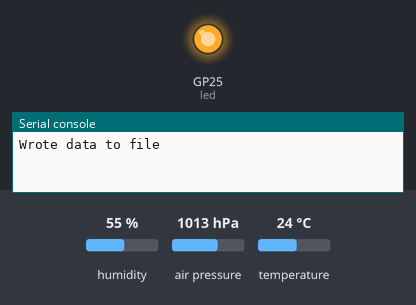
Bench run of a program on a simulated Raspberry Pi Pico running MicroPython. On the bench: output pins drawn as LEDs (lit = HIGH), the last lines printed to the serial console. Inputs (shaded band) come from the test bench; at power-on: humidity 55 %, air pressure 1013 hPa, temperature 24 °C. WiFi joins after 1.5 s; the clock reads 2024-03-15 10:24:30 at power-on unless the program sets it; files the program writes start out absent; threads take turns every 2 ms.

Above: at 5.0 s.
At 11.1 s:
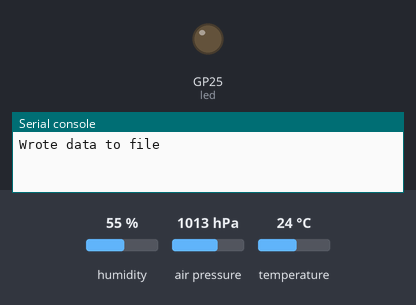
Timing chart, 0 to 17.7 s (numbered marks = the images above):
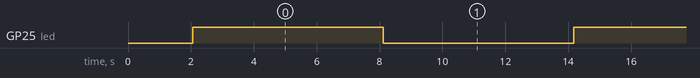

Measured:
- by itself, GP25 (led): alternates HIGH for 6.1 s and LOW for 6.1 s

The program:

date_threaded.py
```python
#logbme280_threaded.py
from machine import Pin, I2C
from time import sleep
import bme280
import utime
#import led_w
import machine
import _thread
import network
import socket
import time
import struct
from machine import Pin
import simple_ntp
from secret import ssid, password


spi_sck=machine.Pin(2)
spi_tx=machine.Pin(3)
spi_rx=machine.Pin(4)
spi=machine.SPI(0,baudrate=100000,sck=spi_sck, mosi=spi_tx, miso=spi_rx)

#initialise I2C
i2c=I2C(0,sda=Pin(0), scl=Pin(1), freq=400000)

led = machine.Pin("LED", machine.Pin.OUT)


'''
led = Pin("LED", Pin.OUT)

hour_pins = [machine.Pin(0), machine.Pin(1), machine.Pin(2), machine.Pin(3), machine.Pin(4)]
minute_pins = [machine.Pin(5), machine.Pin(6), machine.Pin(7), machine.Pin(8), machine.Pin(9)]
second_pins = [machine.Pin(10), machine.Pin(11), machine.Pin(12), machine.Pin(13), machine.Pin(14)]


led = machine.Pin("LED", machine.Pin.OUT)
'''
wlan = network.WLAN(network.STA_IF)
wlan.active(True)
wlan.connect(ssid, password)

max_wait = 10
while max_wait > 0:
    if wlan.status() < 0 or wlan.status() >= 3:
        break
    max_wait -= 1
    print('waiting for connection...')
    time.sleep(1)

if wlan.status() != 3:
    raise RuntimeError('network connection failed')
else:
    print('connected')
    status = wlan.ifconfig()
    print( 'ip = ' + status[0] )

led.on()
simple_ntp.set_time()
print(time.localtime())
led.off()


# define function to handle the first core (Core 1)
def first_core_function():
    while True:
        bme = bme280.BME280(i2c=i2c)
        temp = bme.values[0]
        pressure = bme.values[1]
        humidity = bme.values[2]
        reading = 'Temperature: ' + temp + '. Humidity: ' + humidity + '. Pressure: ' + pressure
        shortreading = ','+temp +','+ humidity + ','+pressure
        print(reading)
        data_file = open("MyData.txt","a")
        data_file.write(str(utime.localtime()) +shortreading + '\n')
        data_file.close()
        print("Wrote data to file\n")
        led.toggle()
        sleep(6)

# define function to handle the second core (Core 2)
def second_core_function():
    while True:
        bme = bme280.BME280(i2c=i2c)
        temp = bme.values[0]
        spi.write('\x7C')
        spi.write('\x2D')
        out_string = "Temp: " +str(temp)
        spi.write(out_string)
        utime.sleep(2)
# start new thread
_thread.start_new_thread(second_core_function, ())

# main loop on core 1
while True:
# execute the first core function
    first_core_function()
```

simple_ntp.py
```python
#https://github.com/benevpi/pico_w_micropython_simple_ntp/blob/main/simple_ntp.py
#file:///home/pi/Bookshelf/MagPi128.pdf p61
import machine
import socket
import struct
import time

def set_time(offset=0, delta=2208988800, host="pool.ntp.org"):
    NTP_QUERY = bytearray(48)
    NTP_QUERY[0] = 0x1B
    addr = socket.getaddrinfo(host, 123)[0][-1]
    s = socket.socket(socket.AF_INET, socket.SOCK_DGRAM)
    try:
        s.settimeout(1)
        res = s.sendto(NTP_QUERY, addr)
        msg = s.recv(48)
    finally:
        s.close()
    val = struct.unpack("!I", msg[40:44])[0]
    t = val - delta
    tm = time.gmtime(t+offset)
    machine.RTC().datetime((tm[0], tm[1], tm[2], tm[6] + 1, tm[3], tm[4], tm[5], 0))
```

secret.py
```python
ssid = 'BT-GSCJNC' #Your network name
password = 'gtncf3CeRFb6Qa' #Your WiFi password
```
